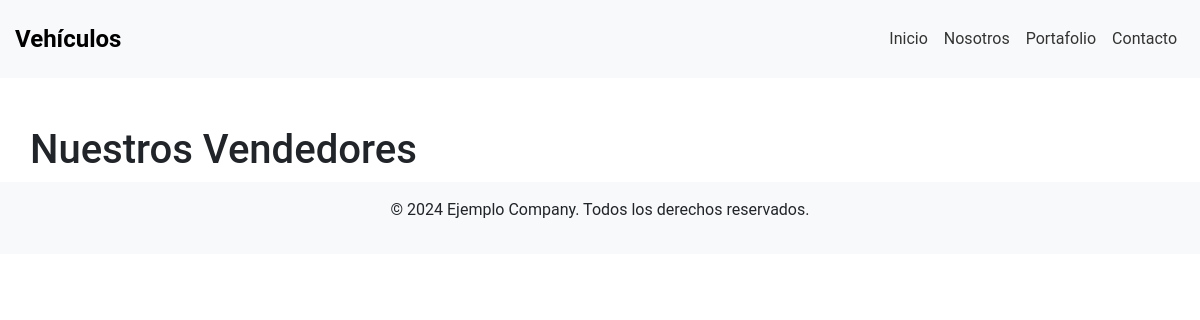
The page /web/lista_vendedores/ on the database as committed earlier.
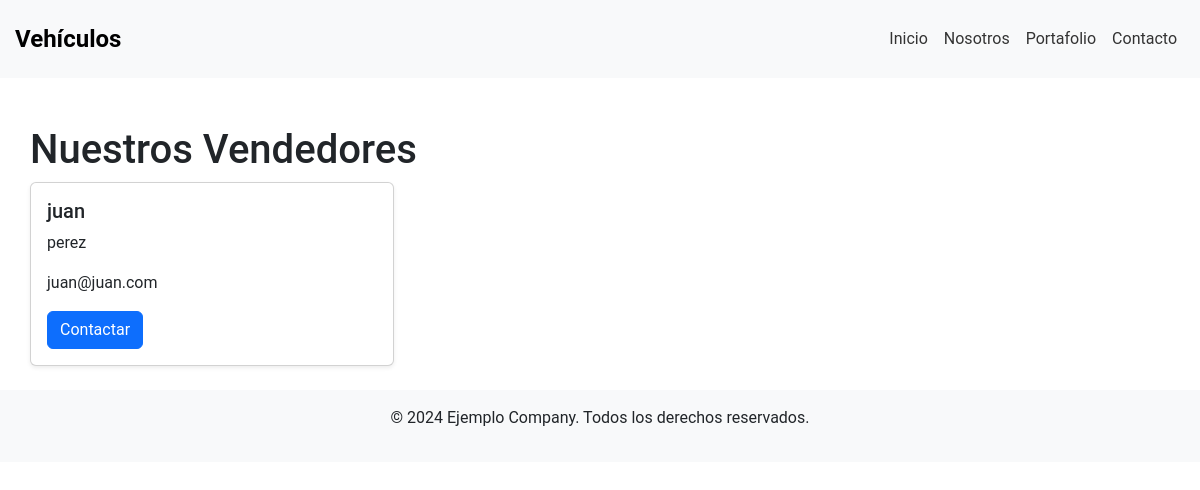
The same page on the database as committed later.
### web/models.py (models this page shows, shortened)
class Vendedor(models.Model):
    nombre = models.CharField(max_length=100)
    apellido = models.CharField(max_length=100)
    correo_electronico = models.EmailField(unique=True)

### web/views.py (the view)
# urls.py: path('lista_vendedores/', lista_vendedores, name='lista_vendedores'),
def lista_vendedores(request):
    vendedores = Vendedor.objects.all()
    return render(request, 'lista_vendedores.html', {'vendedores': vendedores})

### web/templates/lista_vendedores.html (shortened to what this page needs)
{% extends 'base.html' %}
{% block content %}
<div class="container mt-5">
    <h1>Nuestros Vendedores</h1>
    <div class="row">
        {% for vendedor in vendedores %}
        <div class="col-md-4">
            <div class="card mb-4 shadow-sm">
                <div class="card-body">
                    <h5 class="card-title">{{ vendedor.nombre }}</h5>
                    <p class="card-text">{{ vendedor.apellido }}</p>
                    <p class="card-text">{{ vendedor.correo_electronico }}</p>
                    <a href="#" class="btn btn-primary">Contactar</a>
                </div>
            </div>
        </div>
        {% endfor %}
    </div>
</div>
{% endblock %}

Rows that differ between the two databases and show on the page:
added Vendedor: nombre "juan", apellido "perez", correo_electronico "juan@juan.com"
